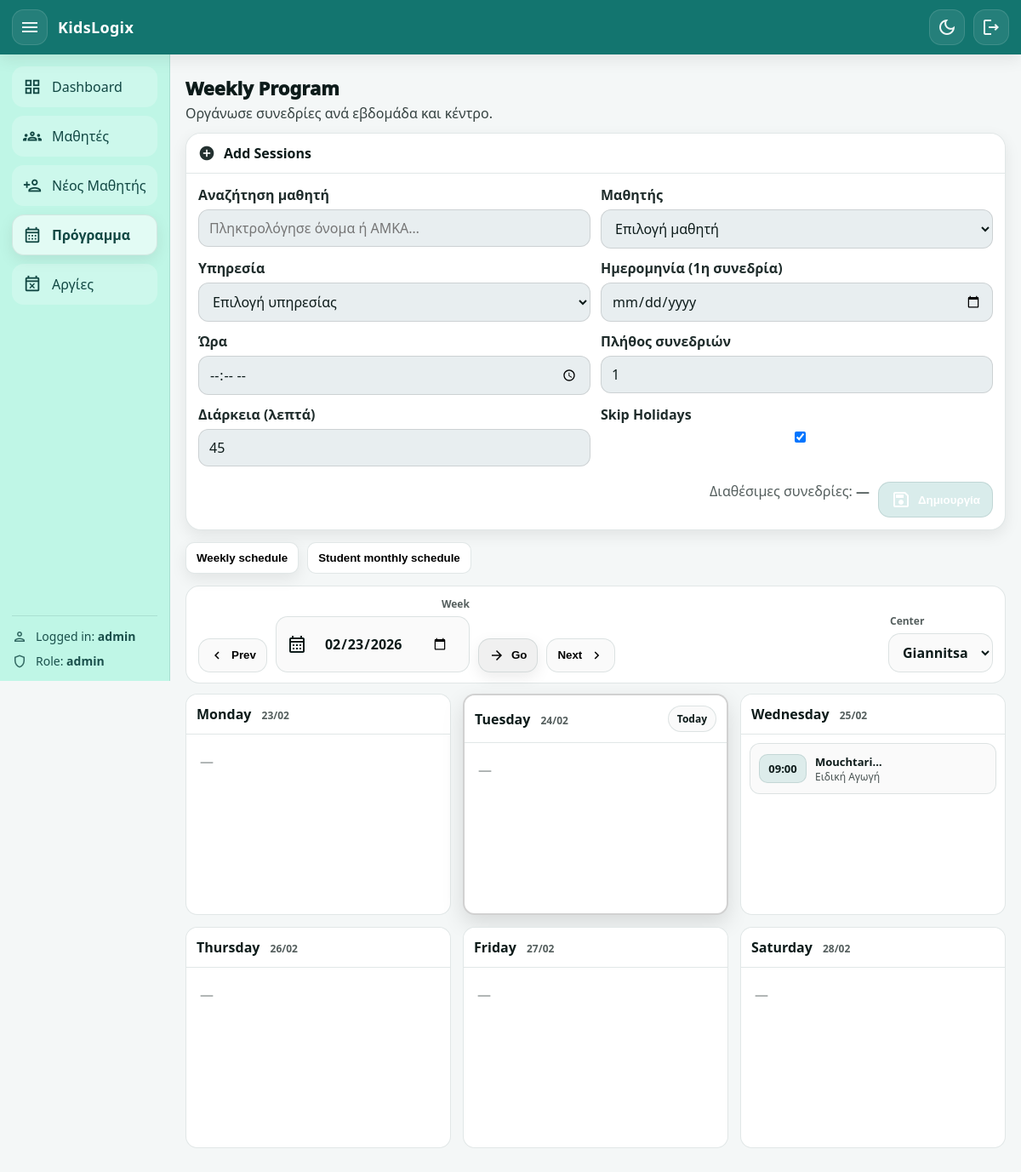
Before: /schedule (signed in) with the older database file.
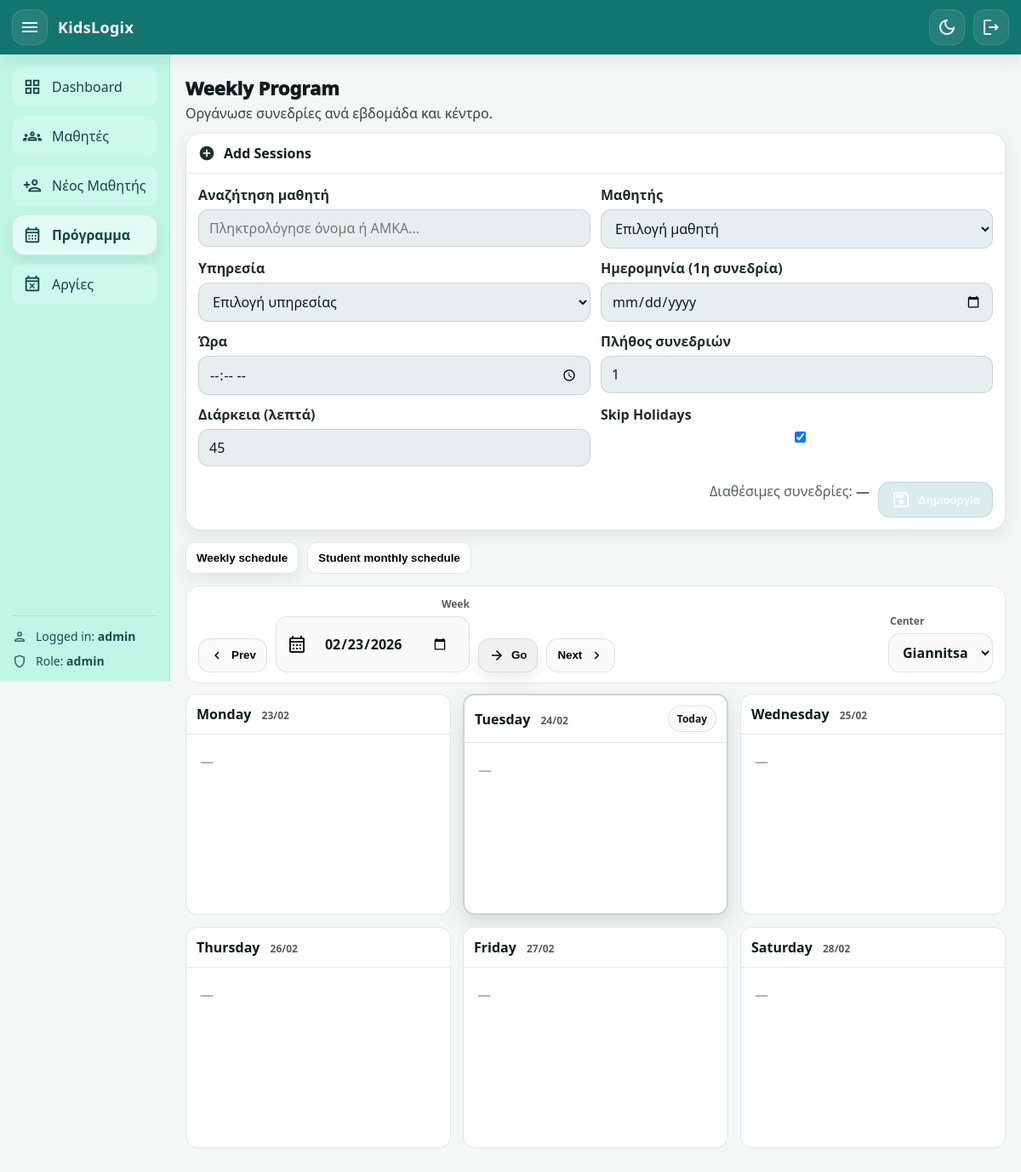
After: the same page with the newer database file.
### app/models.py (models this page shows, shortened)
class Appointment(Base):
    __tablename__ = "appointments"
    id: Mapped[int] = mapped_column(Integer, primary_key=True, autoincrement=True)
    student_amka: Mapped[str] = mapped_column(
        ForeignKey("students.amka", ondelete="CASCADE"), nullable=False
    )
    service_id: Mapped[int] = mapped_column(
        ForeignKey("services.id", ondelete="CASCADE"), nullable=False
    )
    center: Mapped[str] = mapped_column(String(20), nullable=False)
    day: Mapped[date] = mapped_column(Date, nullable=False)
    start_time: Mapped[time] = mapped_column(Time, nullable=False)
    duration_min: Mapped[int | None] = mapped_column(Integer, nullable=True)
    status: Mapped[str] = mapped_column(
        String(20), nullable=False, default="scheduled"
    )
    created_at: Mapped[datetime] = mapped_column(
        DateTime, default=datetime.utcnow, nullable=False
    )
    student: Mapped["Student"] = relationship(back_populates="appointments")
    service: Mapped["Service"] = relationship(back_populates="appointments")

class Student(Base):
    __tablename__ = "students"
    amka: Mapped[str] = mapped_column(String(20), primary_key=True)
    center: Mapped[str] = mapped_column(
        String(20),
        nullable=False,
        default="Giannitsa",  # Giannitsa / KryaVrisi
    )
    first_name: Mapped[str] = mapped_column(String(60), nullable=False)
    last_name: Mapped[str] = mapped_column(String(60), nullable=False)
    date_of_birth: Mapped[date | None] = mapped_column(Date, nullable=True)
    parent_name: Mapped[str | None] = mapped_column(String(120), nullable=True)
    parent_phone: Mapped[str | None] = mapped_column(String(30), nullable=True)
    assessment_expiry_date: Mapped[date | None] = mapped_column(Date, nullable=True)
    admin_comment: Mapped[str | None] = mapped_column(String(1000), nullable=True)
    created_at: Mapped[datetime] = mapped_column(
        DateTime, default=datetime.utcnow, nullable=False
    )
    services: Mapped[list["StudentService"]] = relationship(
        back_populates="student",
        cascade="all, delete-orphan",
    )
    appointments: Mapped[list["Appointment"]] = relationship(
        back_populates="student",
        cascade="all, delete-orphan",
    )
    payments: Mapped[list["Payment"]] = relationship(
        back_populates="student",
        cascade="all, delete-orphan",
    )

class Service(Base):
    __tablename__ = "services"
    id: Mapped[int] = mapped_column(Integer, primary_key=True, autoincrement=True)
    name: Mapped[str] = mapped_column(String(60), unique=True, nullable=False)
    student_links: Mapped[list["StudentService"]] = relationship(
        back_populates="service",
        cascade="all, delete-orphan",
    )
    appointments: Mapped[list["Appointment"]] = relationship(
        back_populates="service",
        cascade="all, delete-orphan",
    )

### app/routers/web.py (the view)
@router.get("/schedule", response_class=HTMLResponse)
def schedule_page(
    request: Request,
    db: Session = Depends(get_db),
    user: User = Depends(get_current_user),
    center: str | None = None,
    week: str | None = None,
):
    today = date.today()
    base = parse_date(week or "") or today
    week_start = start_of_week(base)
    prev_week = (week_start - timedelta(days=7)).isoformat()
    next_week = (week_start + timedelta(days=7)).isoformat()
    days = []
    labels = ["Δευτέρα", "Τρίτη", "Τετάρτη", "Πέμπτη", "Παρασκευή", "Σάββατο"]
    for i in range(6):
        d = week_start + timedelta(days=i)
        days.append(
            {
                "label": labels[i],
                "date": d,
                "date_iso": d.isoformat(),
                "date_str": d.strftime("%d/%m/%Y"),
            }
        )
    center = normalize_center(center) if center else "Giannitsa"
    week_end = week_start + timedelta(days=5)
    appointments = (
        db.query(Appointment)
        .options(joinedload(Appointment.student), joinedload(Appointment.service))
        .filter(Appointment.center == center)
        .filter(Appointment.day >= week_start)
        .filter(Appointment.day <= week_end)
        .filter(Appointment.status.in_(["scheduled", "completed"]))  # προαιρετικό
        .order_by(Appointment.day.asc(), Appointment.start_time.asc())
        .all()
    )
    week_days = [x["date"] for x in days]
    appointments_by_day: dict[str, list[Appointment]] = {d.isoformat(): [] for d in week_days}
    for ap in appointments:
        appointments_by_day[ap.day.isoformat()].append(ap)
    students = db.query(Student).order_by(Student.last_name.asc(), Student.first_name.asc()).all()
    services = db.query(Service).order_by(Service.name.asc()).all()
    totals = (
        db.query(
            StudentService.student_amka,
            StudentService.service_id,
            func.coalesce(StudentService.total_sessions, 0),
        )
        .all()
    )
    totals_map = {(amka, int(sid)): int(total or 0) for (amka, sid, total) in totals}
    completed = (
        db.query(
            Appointment.student_amka,
            Appointment.service_id,
            func.count(Appointment.id),
        )
        .filter(Appointment.status == "completed")
        .group_by(Appointment.student_amka, Appointment.service_id)
        .all()
    )
    completed_map = {(amka, int(sid)): int(cnt or 0) for (amka, sid, cnt) in completed}
    remaining_js_map: dict[str, int] = {}
    for (amka, sid), total in totals_map.items():
        done = completed_map.get((amka, sid), 0)
        remaining_js_map[f"{amka}|{sid}"] = max(int(total) - int(done), 0)
    remaining_js = json.dumps(remaining_js_map)
    week_days = [x["date"] for x in days]  # list[date] (Mon..Sat)
    appointments_by_day: dict[str, list[Appointment]] = {d.isoformat(): [] for d in week_days}
    for ap in appointments:
        appointments_by_day[ap.day.isoformat()].append(ap)
    return templates.TemplateResponse(
        "schedule.html",
        {
            "request": request,
            "user": user,
            "page": "schedule",
            "students": students,
            "services": services,
            "centers": CENTERS,
            "center": center,
            "week_start": week_start,
            "week_start_str": week_start.isoformat(),
            "days": days,  # αν το χρειάζεσαι αλλού
            "remaining_js": remaining_js,
            "today": today,
            "prev_week": prev_week,
            "next_week": next_week,
            "week_days": week_days,
            "appointments_by_day": appointments_by_day,
        },
    )

### app/templates/schedule.html (shortened to what the changed rows need)
{% extends "base.html" %}
{% block content %}
<div class="page-head">
  <div>
    <h1 class="page-title">Weekly Program</h1>
  </div>
</div>
{% set qp = request.query_params %}
<div class="card">
  <div class="card-head">
    <div class="card-title">
      <h2>Add Sessions</h2>
    </div>
  </div>
</div>
<div id="weeklyView">
  <div class="weekly-list">
    {% for d in week_days %}
      {% set key = d.isoformat() %}
      <div class="day-column {% if today and key == today.isoformat() %}is-today{% endif %}">
        <div class="day-header">
          <div class="day-title">
            {{ d.strftime("%A") }}
            <span class="day-date">{{ d.strftime("%d/%m") }}</span>
          </div>
          {% if today and key == today.isoformat() %}
            <span class="today-pill">Today</span>
          {% endif %}
        </div>
        <div class="day-body">
          {% set day_aps = appointments_by_day.get(key, []) %}
          {% if day_aps %}
            {% for ap in day_aps %}
              <div class="ap-card {{ ap.status }}">
                <div class="ap-time">{{ ap.start_time.strftime("%H:%M") }}</div>
                <div class="ap-info">
                  <div class="ap-student">
                    {{ ap.student.full_name if ap.student else ap.student_amka }}
                  </div>
                  <div class="ap-service">
                    {{ ap.service.name if ap.service else ("Service #" ~ ap.service_id) }}
                  </div>
                </div>
              </div>
            {% endfor %}
          {% else %}
            <div class="empty-day">—</div>
          {% endif %}
        </div>
      </div>
    {% endfor %}
  </div>
</div>
{% endblock %}

Changed rows visible on the page:
removed Appointment: start_time "09:00", student "Mouchtari…", service "Ειδική Αγωγή"
